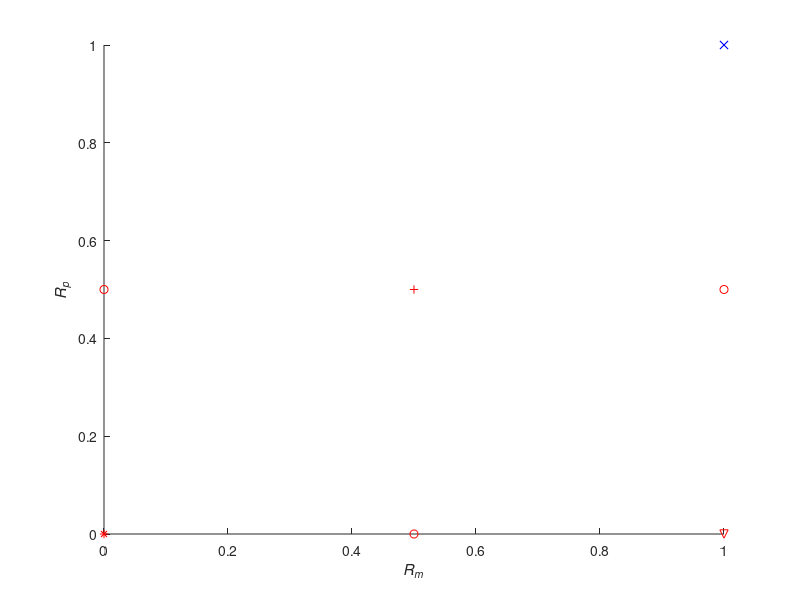

Here is the MATLAB script that generated this plot: (Note: this script raises an error after producing the figure.)
fs = [0.5 0.5];
u = [0.0 0.0];
po = [1.0 0.0];
c = [1.0 1.0];
t = [0.0 0.5
    0.5, 0.0 
    1.0, 0.5];
hold on

f = u
plot(f(:, 1), f(:, 2), 'r*')
% hold
f = fs
plot(f(:, 1), f(:, 2), 'r+')
f = po
plot(f(:, 1), f(:, 2), 'rv')
f = c
plot(f(:, 1), f(:, 2), 'bx')
f = t
plot(f(:, 1), f(:, 2), 'ro')
set(gca, 'XLim', [0, 1])
set(gca, 'YLim', [0, 1])
% title('5x10S')
ylabel('\itR_p')
xlabel('\itR_m')
legend('unrelated', 'full-siblings', 'parent-offspring', 'census', 2)
% grid on
%
hold off